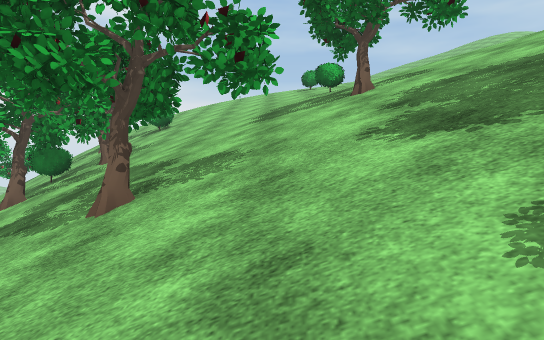
View 1 (above)

24 first-person views from a walk through a 3-D level made in the Unity game engine. The camera is 1.3 m above the floor, looks level and sees 70° across. The floor is counted in squares, 2 m on a side. Each view is taken from the middle of a square. On the plan, view 1 faces up. The plan holds only what a view shows up to about 11 squares ahead; the rest is blank. The place goes on beyond the plan. The player is left out. Some surface patterns are stand-ins.

View 2
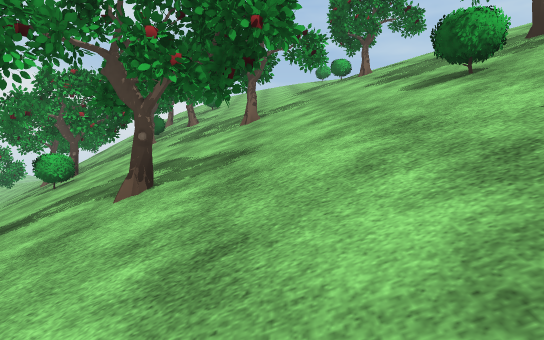

View 3
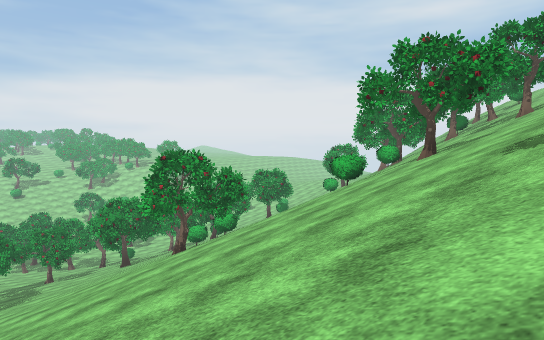

View 4
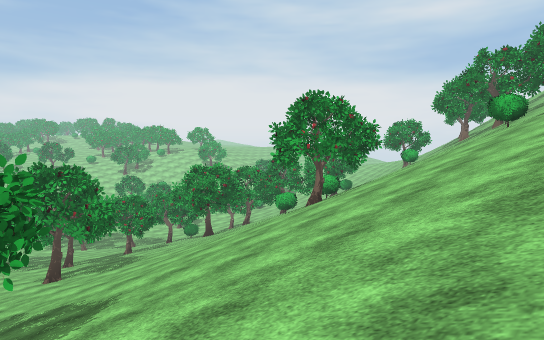

View 5
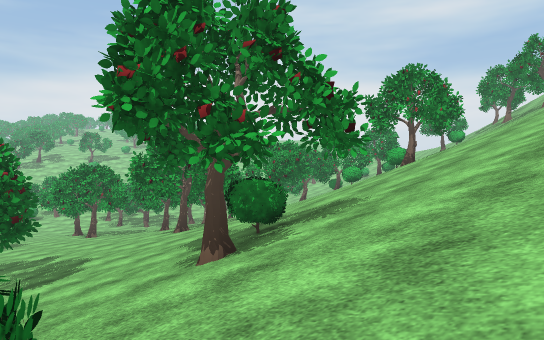

View 6
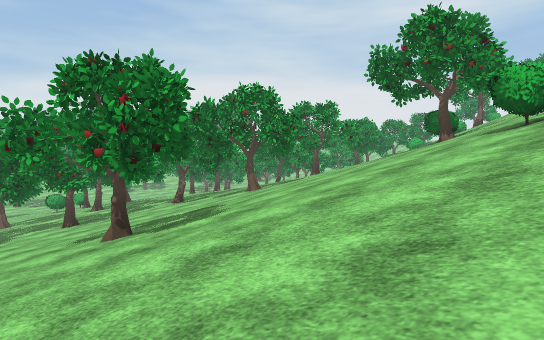

View 7
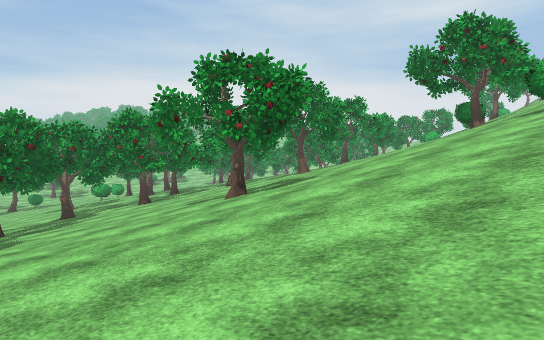

View 8
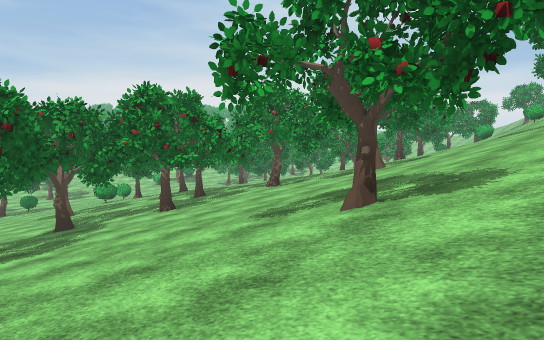

View 9
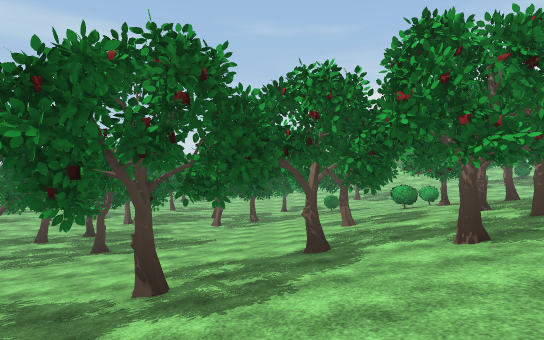

View 10
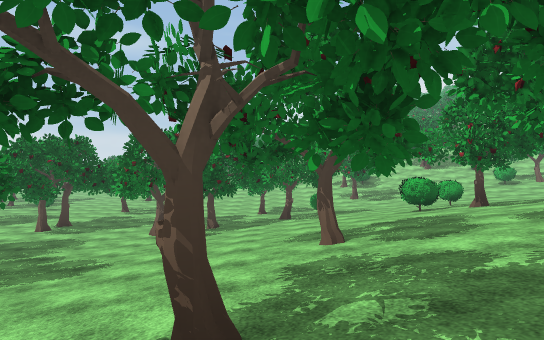

View 11
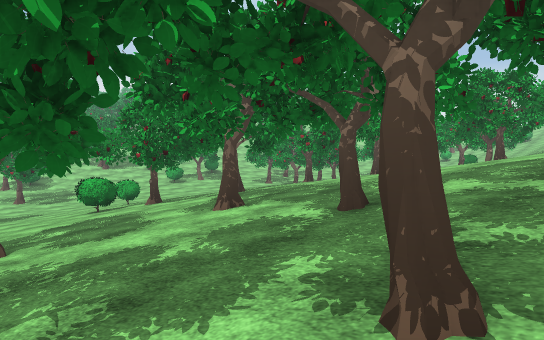

View 12
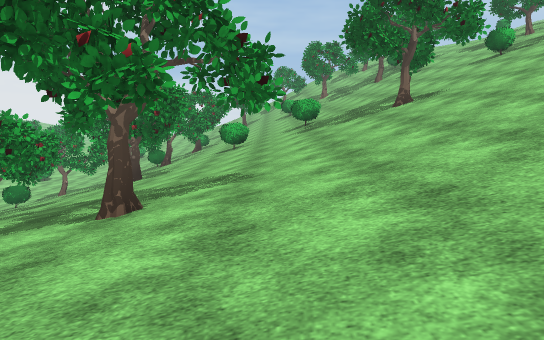

View 13
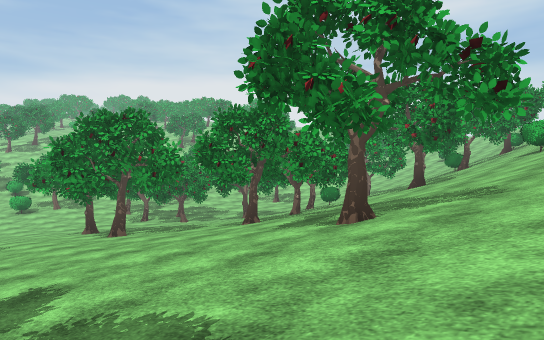

View 14
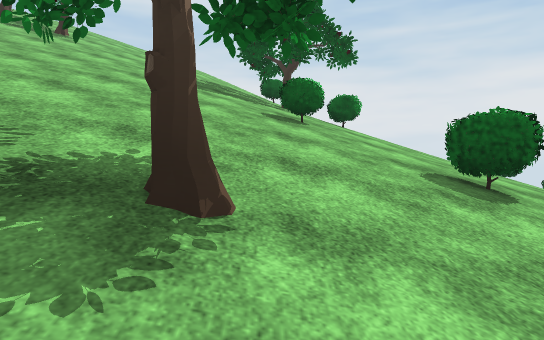

View 15
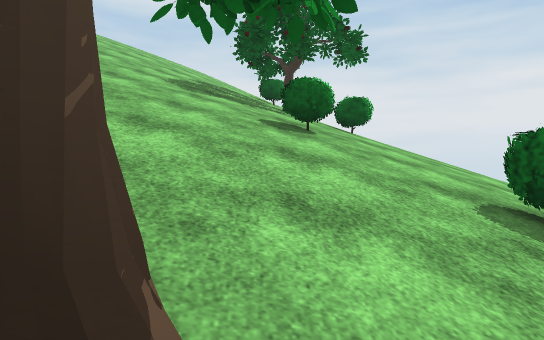

View 16
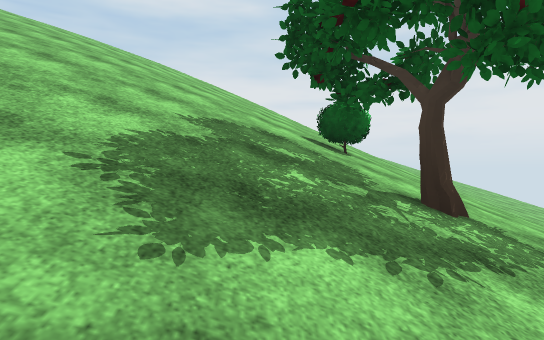

View 17
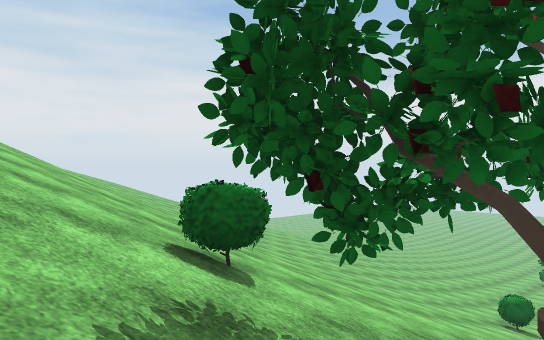

View 18
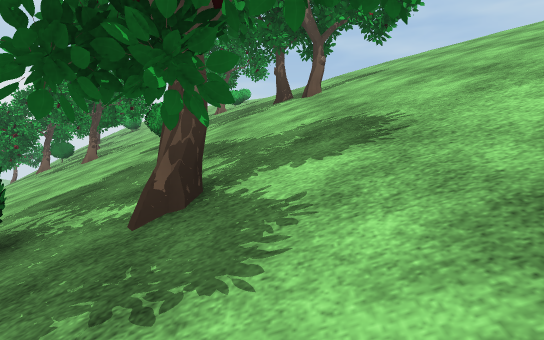

View 19
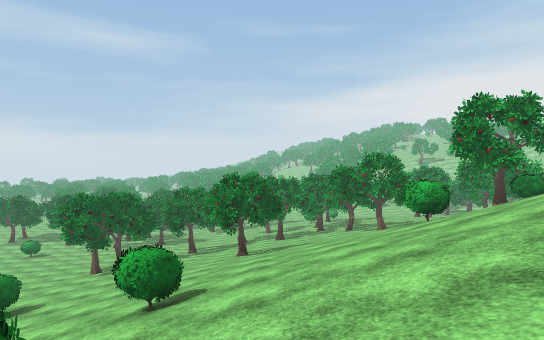

View 20
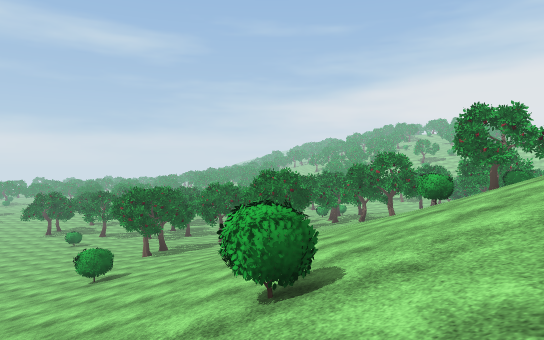

View 21
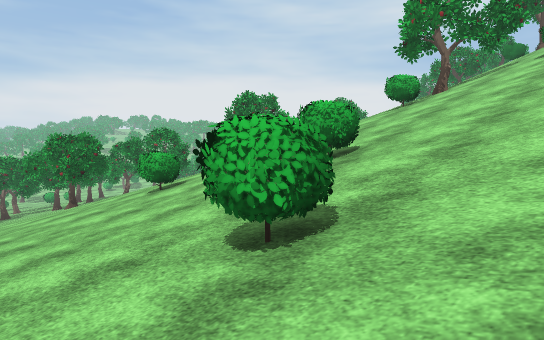

View 22
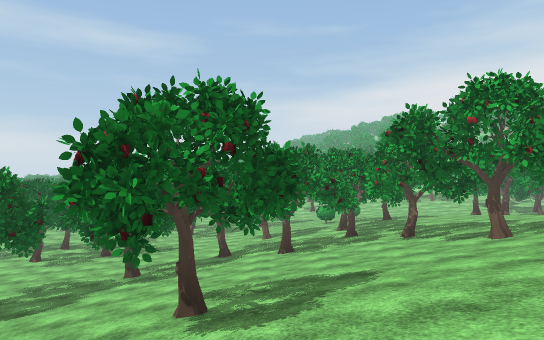

View 23
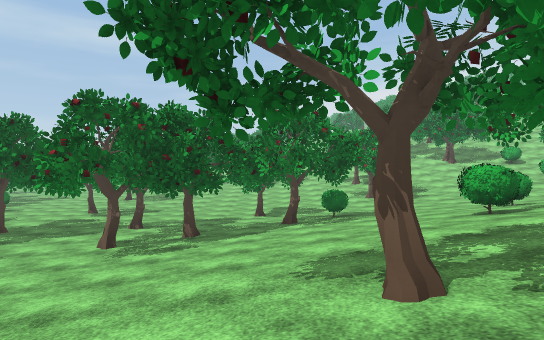

View 24
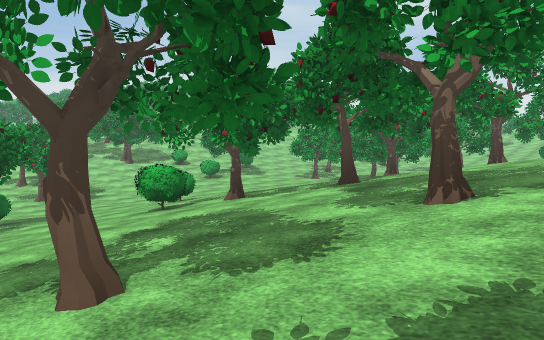

### Floor plan
Key: @ floor where view 1 was taken; # wall or solid block; x gap in a wall; . main floor; - floor 0.75 m lower than the main floor; : floor 1 m higher than the main floor; + floor 1.75 m higher than the main floor; * floor 2.5 m higher than the main floor; % floor 3.25 m higher than the main floor; & floor 4 m higher than the main floor; $ floor 5 m higher than the main floor; / step, stairs or slope; = window, fence, low wall or low ledge; ^ raised ledge; T thing the floor can be seen under or through.
Columns run from 28 left of view 1 to 5 right of it. Each row starts with its distance up from view 1.
 11                       ////////
 10                       ////////
  9                       /#  /////
  8                        ###////////
  7                     // ###///=#///
  6                     //##/#///#/=//
  5                      /// /#///////
  4                       /////=//////
  3                       //////=//=//
  2                        ////////##/
  1                /=     ////=//// ##
  0            %/  /// /////x###@=////
 -1            %/#//////##////=#//////
 -2            %%/=/////##////////////
 -3            ##%///////=////////= //
 -4             %%&//////////////=##=/
 -5          **%##&&//////////////==//
 -6         +**%#%%&$#////////////////
 -7        #x#* %%%&#/////////////////
 -8       +++ **%%%% $////////////////
 -9       ++++**%%%%&&////////////////
-10  ..   ++++***%%%%&///##///////#///
-11  ...::++##+***%%%%&///#//////#=#=/
-12  ..#::### ++***#%%#///////////////
-13  ....:##++#+TT##%%%/////#////#////
-14 ......:::++T T+**%%///////////////
-15 ..##....:::+++++***///////////////
-16  -.#.....:#::++#++*/#/////////////
-17  --#.......::#+++++*##////////=///
-18  ---  .......:::++++*/////=///////
-19  ---#--....... #:++++**////////#//
-20  -#--#--........::+++++**%%/%//&//
-21  -x------.......    ++++^***% %%//

Where each view was taken, in squares from view 1:
view 1: 0 up, 0 right, facing up
view 2: 4 down, 1 left, facing up
view 3: 8 down, 1 right, facing up-left
view 4: 10 down, 2 left, facing up-left
view 5: 13 down, 3 left, facing up-left
view 6: 19 down, 3 left, facing up-left
view 7: 21 down, 3 left, facing up-left
view 8: 20 down, 6 left, facing up-left
view 9: 18 down, 9 left, facing left
view 10: 17 down, 13 left, facing left
view 11: 17 down, 13 left, facing up-left
view 12: 11 down, 11 left, facing up
view 13: 11 down, 10 left, facing up-left
view 14: 11 down, 8 left, facing right
view 15: 11 down, 7 left, facing right
view 16: 10 down, 2 left, facing right
view 17: 9 down, 1 right, facing down-right
view 18: 6 down, 3 right, facing up
view 19: 16 down, 3 right, facing left
view 20: 17 down, 5 right, facing left
view 21: 21 down, 5 right, facing up-left
view 22: 16 down, 4 left, facing left
view 23: 17 down, 16 left, facing left
view 24: 17 down, 16 left, facing up-left
